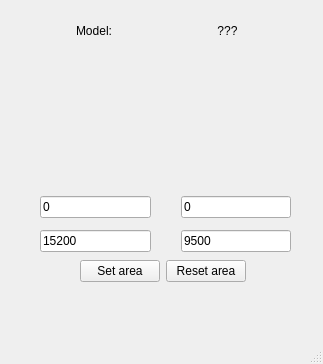
<?xml version="1.0" encoding="UTF-8"?>
<ui version="4.0">
 <class>MainWindow</class>
 <widget class="QMainWindow" name="MainWindow">
  <property name="geometry">
   <rect>
    <x>0</x>
    <y>0</y>
    <width>323</width>
    <height>364</height>
   </rect>
  </property>
  <property name="windowTitle">
   <string>MainWindow</string>
  </property>
  <widget class="QWidget" name="centralwidget">
   <property name="sizePolicy">
    <sizepolicy hsizetype="Preferred" vsizetype="Preferred">
     <horstretch>0</horstretch>
     <verstretch>0</verstretch>
    </sizepolicy>
   </property>
   <property name="font">
    <font>
     <italic>false</italic>
     <bold>false</bold>
     <underline>false</underline>
     <strikeout>false</strikeout>
    </font>
   </property>
   <property name="contextMenuPolicy">
    <enum>Qt::DefaultContextMenu</enum>
   </property>
   <property name="layoutDirection">
    <enum>Qt::LeftToRight</enum>
   </property>
   <widget class="QWidget" name="layoutWidget">
    <property name="geometry">
     <rect>
      <x>40</x>
      <y>190</y>
      <width>251</width>
      <height>68</height>
     </rect>
    </property>
    <layout class="QVBoxLayout" name="verticalLayout">
     <item>
      <layout class="QHBoxLayout" name="leftUpLayout">
       <property name="spacing">
        <number>30</number>
       </property>
       <item>
        <widget class="QLineEdit" name="line1_3">
         <property name="text">
          <string>0</string>
         </property>
        </widget>
       </item>
       <item>
        <widget class="QLineEdit" name="line2_3">
         <property name="text">
          <string>0</string>
         </property>
        </widget>
       </item>
      </layout>
     </item>
     <item>
      <layout class="QHBoxLayout" name="rightDownlayout">
       <property name="spacing">
        <number>30</number>
       </property>
       <item>
        <widget class="QLineEdit" name="line3">
         <property name="text">
          <string>15200</string>
         </property>
        </widget>
       </item>
       <item>
        <widget class="QLineEdit" name="line4">
         <property name="text">
          <string>9500</string>
         </property>
        </widget>
       </item>
      </layout>
     </item>
    </layout>
   </widget>
   <widget class="QWidget" name="layoutWidget_2">
    <property name="geometry">
     <rect>
      <x>30</x>
      <y>20</y>
      <width>261</width>
      <height>22</height>
     </rect>
    </property>
    <layout class="QHBoxLayout" name="modelayout">
     <item>
      <widget class="QLabel" name="labelModel">
       <property name="frameShape">
        <enum>QFrame::NoFrame</enum>
       </property>
       <property name="frameShadow">
        <enum>QFrame::Plain</enum>
       </property>
       <property name="text">
        <string>Model:</string>
       </property>
       <property name="alignment">
        <set>Qt::AlignCenter</set>
       </property>
      </widget>
     </item>
     <item>
      <widget class="QLabel" name="modelName">
       <property name="frameShape">
        <enum>QFrame::NoFrame</enum>
       </property>
       <property name="frameShadow">
        <enum>QFrame::Plain</enum>
       </property>
       <property name="text">
        <string>???</string>
       </property>
       <property name="alignment">
        <set>Qt::AlignCenter</set>
       </property>
      </widget>
     </item>
    </layout>
   </widget>
   <widget class="QWidget" name="layoutWidget">
    <property name="geometry">
     <rect>
      <x>80</x>
      <y>260</y>
      <width>169</width>
      <height>30</height>
     </rect>
    </property>
    <layout class="QHBoxLayout" name="horizontalLayout">
     <property name="sizeConstraint">
      <enum>QLayout::SetFixedSize</enum>
     </property>
     <item>
      <widget class="QPushButton" name="setButton">
       <property name="text">
        <string>Set area</string>
       </property>
      </widget>
     </item>
     <item>
      <widget class="QPushButton" name="resetButton">
       <property name="text">
        <string>Reset area</string>
       </property>
      </widget>
     </item>
    </layout>
   </widget>
   <widget class="QWidget" name="gridLayoutWidget">
    <property name="geometry">
     <rect>
      <x>40</x>
      <y>50</y>
      <width>241</width>
      <height>131</height>
     </rect>
    </property>
    <layout class="QGridLayout" name="drawingArea"/>
   </widget>
  </widget>
  <widget class="QMenuBar" name="menubar">
   <property name="geometry">
    <rect>
     <x>0</x>
     <y>0</y>
     <width>323</width>
     <height>21</height>
    </rect>
   </property>
  </widget>
  <widget class="QStatusBar" name="statusbar"/>
  <action name="actionSomething">
   <property name="text">
    <string>Something</string>
   </property>
  </action>
  <action name="actionTest1">
   <property name="text">
    <string>Test1</string>
   </property>
  </action>
  <action name="actionTest2">
   <property name="text">
    <string>Test2</string>
   </property>
  </action>
  <action name="actionTest3">
   <property name="text">
    <string>Test3</string>
   </property>
  </action>
 </widget>
 <resources/>
 <connections/>
</ui>
